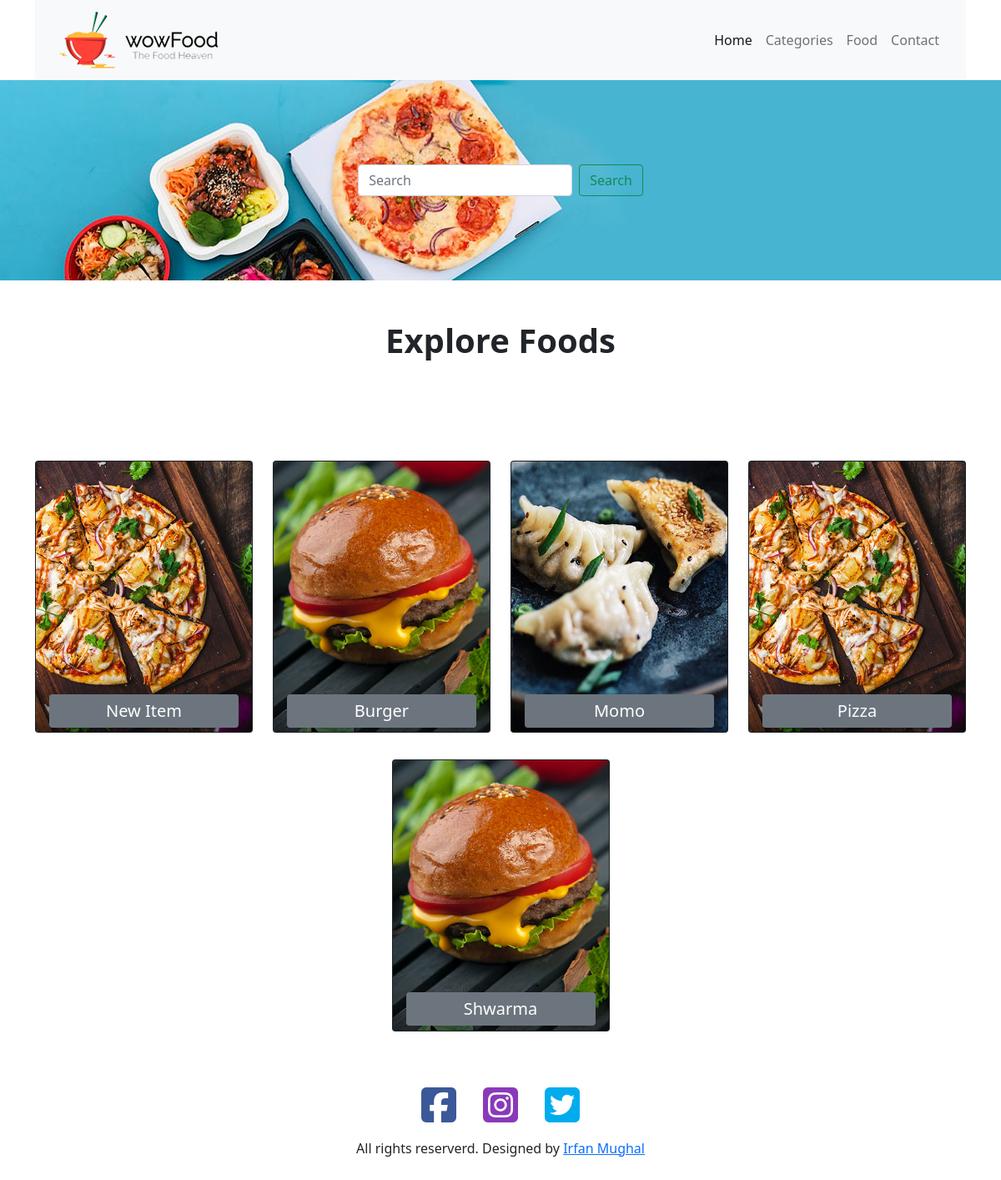
/categories.php, run on the app's committed database.
### tables this page shows
CREATE TABLE `tbl_category` (
  `id` int NOT NULL,
  `title` varchar(255) NOT NULL,
  `img_name` varchar(255) NOT NULL,
  `featured` varchar(255) NOT NULL,
  `active` varchar(255) NOT NULL
);

### categories.php (the view, shortened to what this page needs)
<?php include 'parts/header.php'?>
<?php include 'partss/search-form.php'?>
    <div class="container">
      <div class="row">
        <div class="col-12 my-5">
          <h1 class="text-center fw-bold">Explore Foods</h1>
        </div>
      </div>
      <div class="row d-flex justify-content-evenly my-5">
      <?php
$sql = "Select * from `tbl_category` where active='Yes' order by id DESC";
$result = mysqli_query($conn, $sql);
if ($result){
    while( $row = mysqli_fetch_assoc($result)){
        $t = $row['title'];
        $img = $row['img_name'];
        ?>
  <div class="col-3 my-3">
    <div class="card bg-dark text-white">
      <img src="images/category/<?php echo $img?>" class="card-img" alt="pizza.jpg" />
      <div class="card-img-overlay">
        <h5 class="card-title text-center bg-secondary p-2 rounded"><?php echo $t?></h5>
      </div>
    </div>
  </div>
        <?php
    }
}
else{
   echo 'query problem';
}
?>
      </div>
    </div>
    <?php include 'parts/footer.php'?>

### css/style.css (style rules this page uses)
.card-title { position: relative; top: 90%; }

### data on the page
tbl_category: img_name (picture), title "New Item"
tbl_category: img_name (picture), title "Burger"
tbl_category: img_name (picture), title "Momo"
tbl_category: img_name (picture), title "Pizza"
tbl_category: img_name (picture), title "Shwarma"
